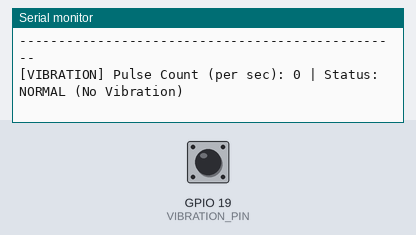
This sketch was run on a simulated ESP32. Shown: the last lines printed to the serial monitor. Inputs (shaded band) come from the test bench; at power-on: GPIO 19 (VIBRATION_PIN) LOW.

Above: at 2.2 s.
2.3 s: GPIO 19 (VIBRATION_PIN) driven HIGH
At 3.5 s:
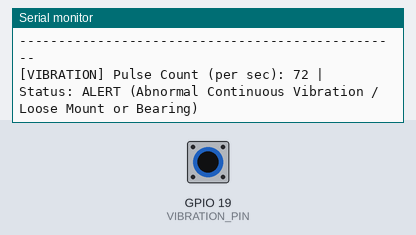
5.3 s: GPIO 19 (VIBRATION_PIN) driven LOW
At 6.6 s:
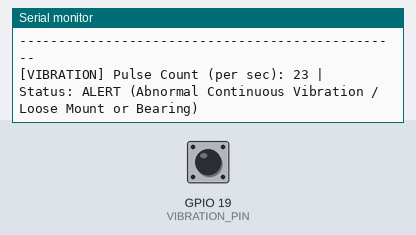
6.8 s: GPIO 19 (VIBRATION_PIN) pulsed HIGH 5 times (0.12 s each, 0.3 s apart)
At 9.5 s:
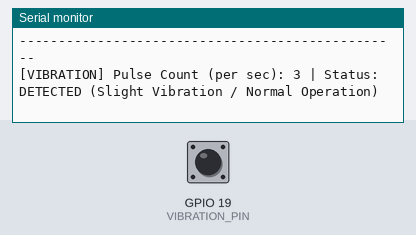
Timing chart, 0 to 11.0 s (numbered marks = the images above; inputs shaded):
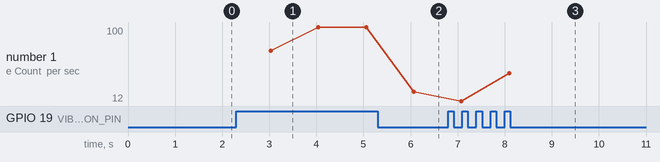

Measured:
- after the input at 2.3 s, the serial monitor: prints a new line after 0.73 s (image 1)
- after the input at 5.3 s, the serial monitor: prints a new line after 0.77 s (image 2)
- after the input at 6.8 s, the serial monitor: prints a new line after 0.28 s (image 3)
- plotted number 1: 100 → 23 after the input at 5.3 s, 23 → 45 after the input at 6.8 s

The sketch:

03_test_sw420.ino
```cpp
/*
 * =====================================================================================
 * PROJECT: Digital Twin for Predictive Maintenance of Air Conditioner
 * MODULE : Step 1.3 - SW-420 Vibration Sensor Test (Mechanical Shock / Vibration Detection)
 * =====================================================================================
 * WIRING:
 *   SW-420 Module:
 *     - VCC -> ESP32 3.3V (or 5V)
 *     - GND -> ESP32 GND
 *     - DO  -> ESP32 GPIO 19 (D19)
 *
 * NOTE:
 *   The SW-420 is a digital vibration switch / detector. It detects mechanical shocks,
 *   unbalance, or running vibrations. Use the blue onboard potentiometer to adjust sensitivity.
 *   Output is HIGH when idle/open and pulses LOW when vibration occurs (or vice-versa
 *   depending on module variant).
 * =====================================================================================
 */

#define VIBRATION_PIN 19 // GPIO 19 connected to SW-420 DO

void setup() {
  Serial.begin(115200);
  delay(1000);

  pinMode(VIBRATION_PIN, INPUT);

  Serial.println("=================================================");
  Serial.println("   AC DIGITAL TWIN - SW-420 VIBRATION TEST       ");
  Serial.println("=================================================");
  Serial.println("Monitoring GPIO 19 for vibration pulses...");
  Serial.println("Adjust the blue potentiometer if trigger is too sensitive/loose.\n");
}

void loop() {
  // Sampling window: 1000 ms (1 second) to count vibration pulse events
  unsigned long startTime = millis();
  int vibrationTriggers = 0;
  int rawState = 0;

  while (millis() - startTime < 1000) {
    rawState = digitalRead(VIBRATION_PIN);
    // When vibration occurs, switch momentarily flips state
    if (rawState == HIGH) {
      vibrationTriggers++;
      delay(10); // Simple debounce window
    }
  }

  Serial.println("-------------------------------------------------");
  Serial.print("[VIBRATION] Pulse Count (per sec): ");
  Serial.print(vibrationTriggers);
  Serial.print(" | Status: ");

  if (vibrationTriggers == 0) {
    Serial.println("NORMAL (No Vibration)");
  } else if (vibrationTriggers < 10) {
    Serial.println("DETECTED (Slight Vibration / Normal Operation)");
  } else {
    Serial.println("ALERT (Abnormal Continuous Vibration / Loose Mount or Bearing)");
  }
}
```
